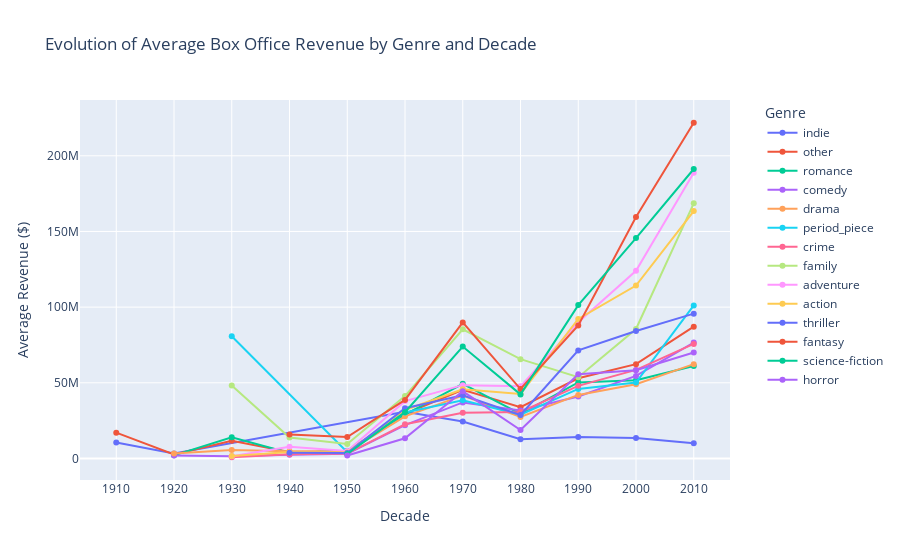

Here is the notebook cell this chart was saved with:
### Code cell
# Genres we want to analyze
genres = ['drama', 'comedy', 'thriller', 'romance', 'action', 'crime', 'adventure', 'horror', 'science-fiction', 'fantasy', 'family', 'period_piece', 'indie']

df_movies_genres = df_movies.explode('genres').copy()
df_movies_genres.dropna(subset=['genres'], inplace=True)
df_movies_genres['genre'] = df_movies_genres['genres'].apply(lambda x: x if x in genres else 'other')
df_movies_genres['release_decade'] = df_movies_genres['release_year'] // 10 * 10

genre_decade_stats = df_movies_genres.groupby(['release_decade', 'genre'])['box_office_revenue'].agg(['mean', 'count', 'sem'])
genre_decade_stats.sort_values(by='release_decade', inplace=True)

# Filter out rows where the movie count is less than 5
filtered_genre_decade_stats = genre_decade_stats[genre_decade_stats['count'] >= 5].reset_index()

# Create the Plotly plot
fig = px.line(filtered_genre_decade_stats, x='release_decade', y='mean', color='genre', markers=True,
              title='Evolution of Average Box Office Revenue by Genre and Decade',
              labels={'release_decade': 'Decade', 'mean': 'Average Revenue ($)'})

fig.update_layout(xaxis=dict(tickmode='linear', tick0=min(filtered_genre_decade_stats['release_decade']), dtick=10),
                  xaxis_title='Decade', yaxis_title='Average Revenue ($)',
                  legend_title='Genre', legend=dict(x=1.05, y=1, traceorder='normal'))

fig.show()

# Save the chart as an HTML file
fig.write_html("assets/ploty-img/genres_revenue_evolution.html")

#genres we want to analyze
genres=['drama', 'comedy', 'thriller', 'romance', 'action', 'crime', 'adventure', 'horror', 'science-fiction', 'fantasy', 'family','period_piece','indie']

### Figure 1 — Plotly figure (JSON) as saved in the notebook; plotly's stock layout.template omitted (floating-point values rounded to 4 significant figures)
{"data": [{"hovertemplate": "genre=indie<br>Decade=%{x}<br>Average Revenue ($)=%{y}<extra></extra>", "legendgroup": "indie", "line": {"color": "#636efa", "dash": "solid"}, "marker": {"symbol": "circle"}, "mode": "markers+lines", "name": "indie", "orientation": "v", "showlegend": true, "type": "scatter", "x": [1910, 1920, 1960, 1970, 1980, 1990, 2000, 2010], "xaxis": "x", "y": [10570000.0, 3324000.0, 30880000.0, 24370000.0, 12650000.0, 14170000.0, 13530000.0, 10120000.0], "yaxis": "y"}, {"hovertemplate": "genre=other<br>Decade=%{x}<br>Average Revenue ($)=%{y}<extra></extra>", "legendgroup": "other", "line": {"color": "#EF553B", "dash": "solid"}, "marker": {"symbol": "circle"}, "mode": "markers+lines", "name": "other", "orientation": "v", "showlegend": true, "type": "scatter", "x": [1910, 1920, 1930, 1940, 1950, 1960, 1970, 1980, 1990, 2000, 2010], "xaxis": "x", "y": [17070000.0, 2712000.0, 11650000.0, 4351000.0, 4801000.0, 29490000.0, 45320000.0, 33920000.0, 53010000.0, 62330000.0, 87120000.0], "yaxis": "y"}, {"hovertemplate": "genre=romance<br>Decade=%{x}<br>Average Revenue ($)=%{y}<extra></extra>", "legendgroup": "romance", "line": {"color": "#00cc96", "dash": "solid"}, "marker": {"symbol": "circle"}, "mode": "markers+lines", "name": "romance", "orientation": "v", "showlegend": true, "type": "scatter", "x": [1920, 1930, 1940, 1950, 1960, 1970, 1980, 1990, 2000, 2010], "xaxis": "x", "y": [2056000.0, 14050000.0, 3571000.0, 5163000.0, 28930000.0, 49310000.0, 29450000.0, 50270000.0, 51680000.0, 61040000.0], "yaxis": "y"}, {"hovertemplate": "genre=comedy<br>Decade=%{x}<br>Average Revenue ($)=%{y}<extra></extra>", "legendgroup": "comedy", "line": {"color": "#ab63fa", "dash": "solid"}, "marker": {"symbol": "circle"}, "mode": "markers+lines", "name": "comedy", "orientation": "v", "showlegend": true, "type": "scatter", "x": [1920, 1930, 1940, 1950, 1960, 1970, 1980, 1990, 2000, 2010], "xaxis": "x", "y": [1897000.0, 1542000.0, 2460000.0, 3104000.0, 22030000.0, 37030000.0, 31730000.0, 40930000.0, 54560000.0, 76600000.0], "yaxis": "y"}, {"hovertemplate": "genre=drama<br>Decade=%{x}<br>Average Revenue ($)=%{y}<extra></extra>", "legendgroup": "drama", "line": {"color": "#FFA15A", "dash": "solid"}, "marker": {"symbol": "circle"}, "mode": "markers+lines", "name": "drama", "orientation": "v", "showlegend": true, "type": "scatter", "x": [1920, 1930, 1940, 1950, 1960, 1970, 1980, 1990, 2000, 2010], "xaxis": "x", "y": [3296000.0, 5531000.0, 4823000.0, 4443000.0, 27840000.0, 41610000.0, 27390000.0, 41980000.0, 49080000.0, 62330000.0], "yaxis": "y"}, {"hovertemplate": "genre=period_piece<br>Decade=%{x}<br>Average Revenue ($)=%{y}<extra></extra>", "legendgroup": "period_piece", "line": {"color": "#19d3f3", "dash": "solid"}, "marker": {"symbol": "circle"}, "mode": "markers+lines", "name": "period_piece", "orientation": "v", "showlegend": true, "type": "scatter", "x": [1930, 1950, 1960, 1970, 1980, 1990, 2000, 2010], "xaxis": "x", "y": [80750000.0, 4219000.0, 30350000.0, 38400000.0, 28870000.0, 45970000.0, 50170000.0, 101100000.0], "yaxis": "y"}, {"hovertemplate": "genre=crime<br>Decade=%{x}<br>Average Revenue ($)=%{y}<extra></extra>", "legendgroup": "crime", "line": {"color": "#FF6692", "dash": "solid"}, "marker": {"symbol": "circle"}, "mode": "markers+lines", "name": "crime", "orientation": "v", "showlegend": true, "type": "scatter", "x": [1930, 1940, 1950, 1960, 1970, 1980, 1990, 2000, 2010], "xaxis": "x", "y": [806400.0, 2758883, 3247000.0, 22565182, 30160000.0, 30770000.0, 48010000.0, 58520000.0, 75670000.0], "yaxis": "y"}, {"hovertemplate": "genre=family<br>Decade=%{x}<br>Average Revenue ($)=%{y}<extra></extra>", "legendgroup": "family", "line": {"color": "#B6E880", "dash": "solid"}, "marker": {"symbol": "circle"}, "mode": "markers+lines", "name": "family", "orientation": "v", "showlegend": true, "type": "scatter", "x": [1930, 1940, 1950, 1960, 1970, 1980, 1990, 2000, 2010], "xaxis": "x", "y": [48230000.0, 13890000.0, 9531000.0, 41260000.0, 85320000.0, 65640000.0, 53740000.0, 85540000.0, 168600000.0], "yaxis": "y"}, {"hovertemplate": "genre=adventure<br>Decade=%{x}<br>Average Revenue ($)=%{y}<extra></extra>", "legendgroup": "adventure", "line": {"color": "#FF97FF", "dash": "solid"}, "marker": {"symbol": "circle"}, "mode": "markers+lines", "name": "adventure", "orientation": "v", "showlegend": true, "type": "scatter", "x": [1930, 1940, 1950, 1960, 1970, 1980, 1990, 2000, 2010], "xaxis": "x", "y": [1453000.0, 7766000.0, 4942000.0, 37900000.0, 48460000.0, 47670000.0, 89990000.0, 124000000.0, 188800000.0], "yaxis": "y"}, {"hovertemplate": "genre=action<br>Decade=%{x}<br>Average Revenue ($)=%{y}<extra></extra>", "legendgroup": "action", "line": {"color": "#FECB52", "dash": "solid"}, "marker": {"symbol": "circle"}, "mode": "markers+lines", "name": "action", "orientation": "v", "showlegend": true, "type": "scatter", "x": [1930, 1940, 1950, 1960, 1970, 1980, 1990, 2000, 2010], "xaxis": "x", "y": [1690000.0, 4282000.0, 4010000.0, 32070000.0, 45780000.0, 42550000.0, 92210000.0, 114300000.0, 163500000.0], "yaxis": "y"}, {"hovertemplate": "genre=thriller<br>Decade=%{x}<br>Average Revenue ($)=%{y}<extra></extra>", "legendgroup": "thriller", "line": {"color": "#636efa", "dash": "solid"}, "marker": {"symbol": "circle"}, "mode": "markers+lines", "name": "thriller", "orientation": "v", "showlegend": true, "type": "scatter", "x": [1940, 1950, 1960, 1970, 1980, 1990, 2000, 2010], "xaxis": "x", "y": [3838000.0, 3581000.0, 33220000.0, 41740000.0, 28700000.0, 71410000.0, 84220000.0, 95700000.0], "yaxis": "y"}, {"hovertemplate": "genre=fantasy<br>Decade=%{x}<br>Average Revenue ($)=%{y}<extra></extra>", "legendgroup": "fantasy", "line": {"color": "#EF553B", "dash": "solid"}, "marker": {"symbol": "circle"}, "mode": "markers+lines", "name": "fantasy", "orientation": "v", "showlegend": true, "type": "scatter", "x": [1940, 1950, 1960, 1970, 1980, 1990, 2000, 2010], "xaxis": "x", "y": [15810000.0, 14130000.0, 38680000.0, 89910000.0, 45880000.0, 87920000.0, 159600000.0, 221800000.0], "yaxis": "y"}, {"hovertemplate": "genre=science-fiction<br>Decade=%{x}<br>Average Revenue ($)=%{y}<extra></extra>", "legendgroup": "science-fiction", "line": {"color": "#00cc96", "dash": "solid"}, "marker": {"symbol": "circle"}, "mode": "markers+lines", "name": "science-fiction", "orientation": "v", "showlegend": true, "type": "scatter", "x": [1950, 1960, 1970, 1980, 1990, 2000, 2010], "xaxis": "x", "y": [2936000.0, 30590000.0, 73940000.0, 42350000.0, 101300000.0, 145700000.0, 191300000.0], "yaxis": "y"}, {"hovertemplate": "genre=horror<br>Decade=%{x}<br>Average Revenue ($)=%{y}<extra></extra>", "legendgroup": "horror", "line": {"color": "#ab63fa", "dash": "solid"}, "marker": {"symbol": "circle"}, "mode": "markers+lines", "name": "horror", "orientation": "v", "showlegend": true, "type": "scatter", "x": [1950, 1960, 1970, 1980, 1990, 2000, 2010], "xaxis": "x", "y": [1990000, 13370000.0, 44380000.0, 18810000.0, 55710000.0, 58300000.0, 70040000.0], "yaxis": "y"}], "layout": {"legend": {"title": {"text": "Genre"}, "tracegroupgap": 0, "traceorder": "normal", "x": 1.05, "y": 1}, "title": {"text": "Evolution of Average Box Office Revenue by Genre and Decade"}, "xaxis": {"anchor": "y", "domain": [0, 1], "dtick": 10, "tick0": 1910, "tickmode": "linear", "title": {"text": "Decade"}}, "yaxis": {"anchor": "x", "domain": [0, 1], "title": {"text": "Average Revenue ($)"}}}}
